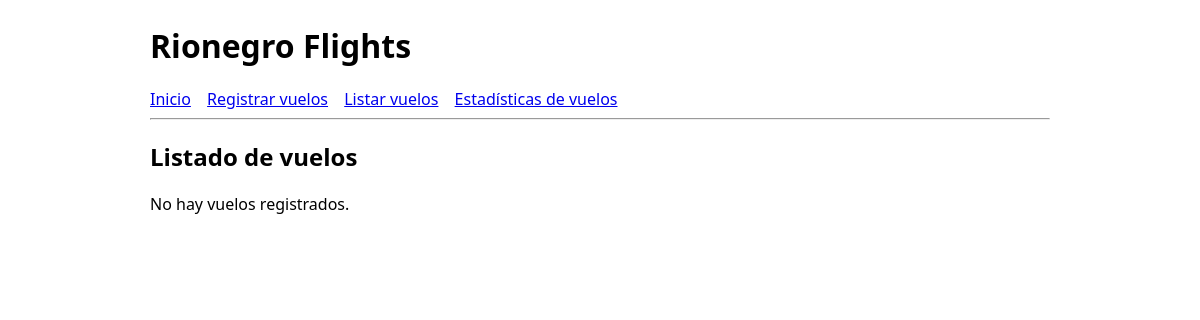
The page /flights/ on the database as committed earlier.
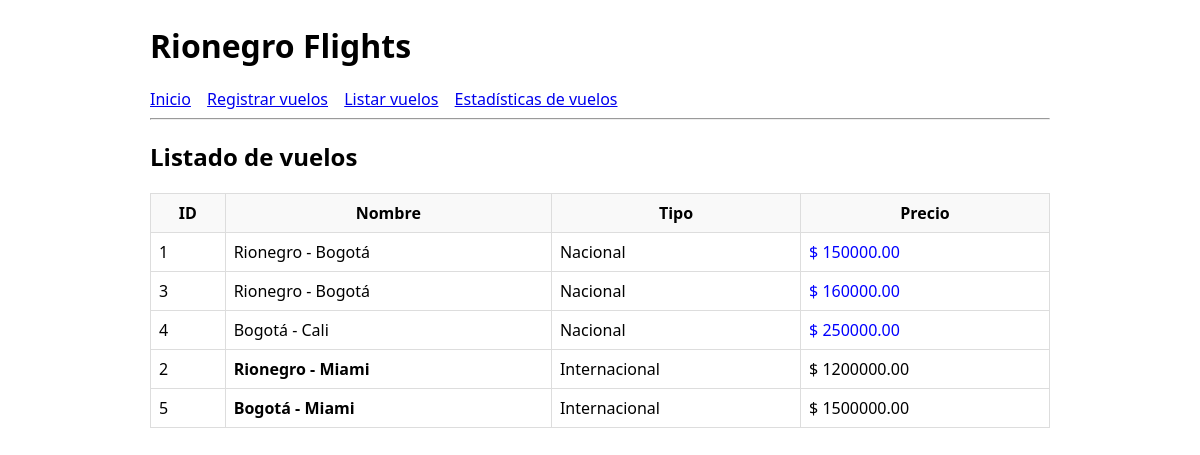
The same page on the database as committed later.
### flights/models.py (models this page shows, shortened)
class Flight(models.Model):
    TYPE_CHOICES = [
        ("Nacional", "Nacional"),
        ("Internacional", "Internacional"),
    ]
    name = models.CharField(max_length=100)
    type = models.CharField(max_length=20, choices=TYPE_CHOICES)
    price = models.DecimalField(max_digits=10, decimal_places=2, validators=[MinValueValidator(Decimal("0.01"))])
    class Meta:
        ordering = ["price"]
        verbose_name = "Vuelo"
        verbose_name_plural = "Vuelos"

### flights/views.py (the view)
# urls.py: path("flights/", views.list_flights, name="list"),
def list_flights(request: HttpRequest) -> HttpResponse:
    flights = Flight.objects.all()
    return render(request, "flights/list.html", {"flights": flights})

### templates/flights/list.html (shortened to what this page needs)
{% extends 'base.html' %}
{% block content %}
    <h2>Listado de vuelos</h2>
    {% if flights %}
        <table>
            <thead>
                <tr>
                    <th>ID</th>
                    <th>Nombre</th>
                    <th>Tipo</th>
                    <th>Precio</th>
                </tr>
            </thead>
            <tbody>
                {% for f in flights %}
                    <tr>
                        <td>{{ f.id }}</td>
                        <td>{% if f.type == 'Internacional' %}<strong>{{ f.name }}</strong>{% else %}{{ f.name }}{% endif %}</td>
                        <td>{{ f.type }}</td>
                        <td class="{% if f.type == 'Nacional' %}blue{% endif %}">$ {{ f.price }}</td>
                    </tr>
                {% endfor %}
            </tbody>
        </table>
    {% else %}
        <p>No hay vuelos registrados.</p>
    {% endif %}
{% endblock %}

### templates/base.html (shortened to what this page needs)
<!DOCTYPE html>
<html lang="es">
<head>
</head>
<body>
<header>
  <h1>Rionegro Flights</h1>
  <nav>
    <a href="{% url 'flights:home' %}">Inicio</a>
    <a href="{% url 'flights:create' %}">Registrar vuelos</a>
    <a href="{% url 'flights:list' %}">Listar vuelos</a>
    <a href="{% url 'flights:stats' %}">Estadísticas de vuelos</a>
  </nav>
  <hr />
</header>
<main>
  {% block content %}{% endblock %}
</main>
</body>
</html>

### templates/base.html (style rules this page uses)
body { font-family: system-ui, Arial, sans-serif; margin: 24px; }
header, nav, main { max-width: 900px; margin: 0 auto; }
nav a { margin-right: 12px; }
table { border-collapse: collapse; width: 100%; }
th, td { border: 1px solid #ddd; padding: 8px; }
th { background: #f9f9f9; }
.blue { color: blue; }

Rows that differ between the two databases and show on the page:
added Flight: id "1", name "Rionegro - Bogotá", type "Nacional", price "150000.00"
added Flight: id "3", name "Rionegro - Bogotá", type "Nacional", price "160000.00"
added Flight: id "4", name "Bogotá - Cali", type "Nacional", price "250000.00"
added Flight: id "2", name "Rionegro - Miami", type "Internacional", price "1200000.00"
added Flight: id "5", name "Bogotá - Miami", type "Internacional", price "1500000.00"
Other text that changed with them:
text no longer shown: "No hay vuelos registrados."
text now shown: "ID Nombre Tipo Precio"
